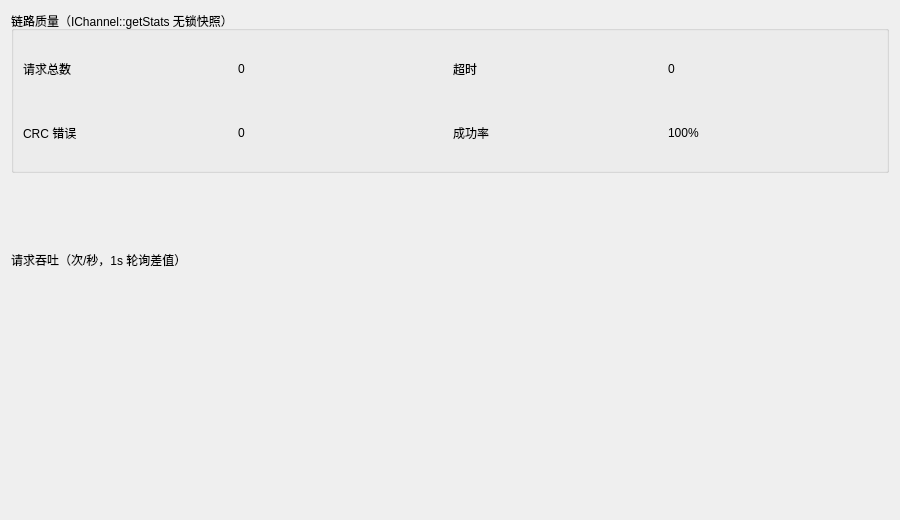
<?xml version="1.0" encoding="UTF-8"?>
<ui version="4.0">
 <class>DiagWidget</class>
 <widget class="QWidget" name="DiagWidget">
  <property name="geometry">
   <rect>
    <x>0</x>
    <y>0</y>
    <width>900</width>
    <height>520</height>
   </rect>
  </property>
  <layout class="QVBoxLayout" name="rootLayout">
   <item>
    <widget class="QGroupBox" name="grpLink">
     <property name="title">
      <string>链路质量（IChannel::getStats 无锁快照）</string>
     </property>
     <layout class="QGridLayout" name="linkGrid">
      <item row="0" column="0">
       <widget class="QLabel" name="lblTotalTitle">
        <property name="text">
         <string>请求总数</string>
        </property>
       </widget>
      </item>
      <item row="0" column="1">
       <widget class="QLabel" name="lblTotal">
        <property name="text">
         <string>0</string>
        </property>
       </widget>
      </item>
      <item row="0" column="2">
       <widget class="QLabel" name="lblTimeoutTitle">
        <property name="text">
         <string>超时</string>
        </property>
       </widget>
      </item>
      <item row="0" column="3">
       <widget class="QLabel" name="lblTimeout">
        <property name="text">
         <string>0</string>
        </property>
       </widget>
      </item>
      <item row="1" column="0">
       <widget class="QLabel" name="lblCrcTitle">
        <property name="text">
         <string>CRC 错误</string>
        </property>
       </widget>
      </item>
      <item row="1" column="1">
       <widget class="QLabel" name="lblCrc">
        <property name="text">
         <string>0</string>
        </property>
       </widget>
      </item>
      <item row="1" column="2">
       <widget class="QLabel" name="lblRateTitle">
        <property name="text">
         <string>成功率</string>
        </property>
       </widget>
      </item>
      <item row="1" column="3">
       <widget class="QLabel" name="lblRate">
        <property name="text">
         <string>100%</string>
        </property>
       </widget>
      </item>
     </layout>
    </widget>
   </item>
   <item>
    <widget class="QLabel" name="lblThruTitle">
     <property name="text">
      <string>请求吞吐（次/秒，1s 轮询差值）</string>
     </property>
    </widget>
   </item>
   <item>
    <widget class="QWidget" name="plotHost" native="true">
     <layout class="QVBoxLayout" name="plotLayout">
      <property name="leftMargin">
       <number>0</number>
      </property>
      <property name="topMargin">
       <number>0</number>
      </property>
      <property name="rightMargin">
       <number>0</number>
      </property>
      <property name="bottomMargin">
       <number>0</number>
      </property>
     </layout>
    </widget>
   </item>
  </layout>
 </widget>
 <resources/>
 <connections/>
</ui>
